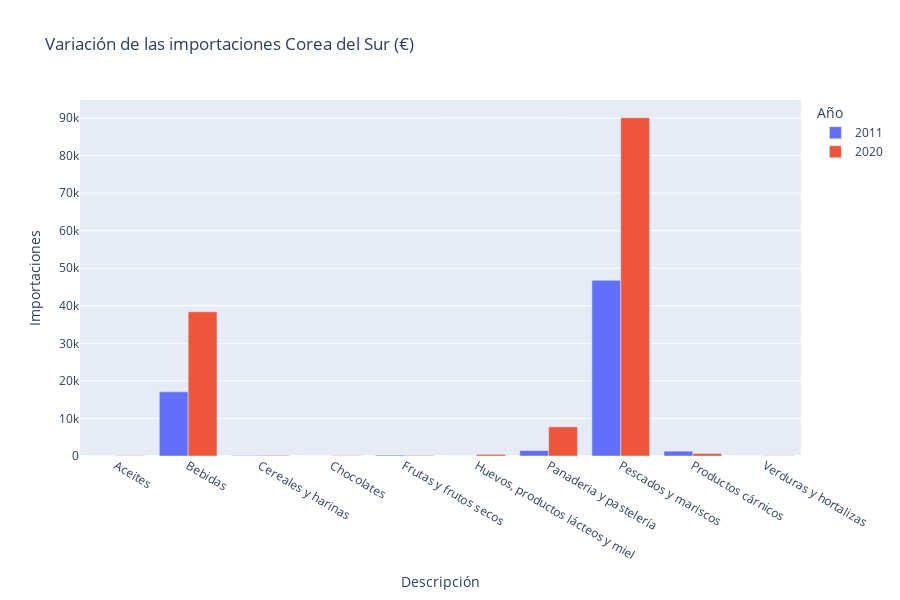

This figure's notebook cell:
### Code cell
importaciones_total (df_corea1,"Corea del Sur")

### Figure 1 — Plotly figure (JSON) as saved in the notebook; plotly's stock layout.template omitted (floating-point values rounded to 4 significant figures)
{"data": [{"alignmentgroup": "True", "hovertemplate": "Año=2011<br>Descripción=%{x}<br>Importaciones=%{y}<extra></extra>", "legendgroup": "2011", "marker": {"color": "#636efa"}, "name": "2011", "offsetgroup": "2011", "orientation": "v", "showlegend": true, "textposition": "auto", "type": "bar", "x": ["Aceites", "Bebidas", "Cereales y harinas", "Chocolates", "Frutas y frutos secos", "Huevos, productos lácteos y miel", "Panaderia y pastelería", "Pescados y mariscos", "Productos cárnicos", "Verduras y hortalizas"], "xaxis": "x", "y": [9.25, 17090.0, 130.5, 0, 227.3, 12.95, 1457.0, 46800.0, 1287.0, 12.31], "yaxis": "y"}, {"alignmentgroup": "True", "hovertemplate": "Año=2020<br>Descripción=%{x}<br>Importaciones=%{y}<extra></extra>", "legendgroup": "2020", "marker": {"color": "#EF553B"}, "name": "2020", "offsetgroup": "2020", "orientation": "v", "showlegend": true, "textposition": "auto", "type": "bar", "x": ["Aceites", "Bebidas", "Cereales y harinas", "Chocolates", "Frutas y frutos secos", "Huevos, productos lácteos y miel", "Panaderia y pastelería", "Pescados y mariscos", "Productos cárnicos", "Verduras y hortalizas"], "xaxis": "x", "y": [77.43, 38410.0, 168.7, 75.34, 151.3, 444.9, 7762.0, 90070.0, 680.6, 63.59], "yaxis": "y"}], "layout": {"barmode": "group", "height": 600, "legend": {"title": {"text": "Año"}, "tracegroupgap": 0}, "title": {"text": "Variación de las importaciones Corea del Sur (€)"}, "xaxis": {"anchor": "y", "domain": [0, 1], "title": {"text": "Descripción"}}, "yaxis": {"anchor": "x", "domain": [0, 1], "title": {"text": "Importaciones"}}}}
